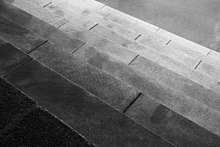
#> input picture images/gray_image.jpg, 220 x 147 px
$ jupyter execute 13.ipynb   (shell and % lines are left out)
#> lines starting #> are read from the running program, lines starting #| are printed output that depends on the picture; after the words box and inside, x2 and y2 are one past the last pixel; in counts of white or black regions, pixels touching at a corner belong together
<a href="https://colab.research.google.com/github/Cl8D/Python-Data-Analysis-Image-Processing/blob/main/13.ipynb" target="_parent"></a>

# **13강. OpenCV Contours**

[cell 1]
%cd ./drive/MyDrive/Python_Data_Analysis_Image_Processing/images

[cell 2]
import cv2
import matplotlib.pyplot as plt

image = cv2.imread('gray_image.jpg')
#> image is the input picture: shape (147, 220, 3); min 0, max 255, mean 108.3
image_gray = cv2.cvtColor(image, cv2.COLOR_BGR2GRAY)
ret, thresh = cv2.threshold(image_gray, 127, 255, 0) #threshold 적용하기
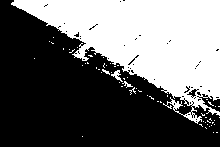
#> thresh: shape (147, 220); 40.9% white; 61 white regions (57 under 20 px), largest, box (x1, y1, x2, y2) and area: (11, 0, 220, 124) 12981, (111, 70, 123, 82) 57, (122, 81, 133, 88) 28, (102, 69, 110, 75) 21
#127보다 큰 값들은 255로, 그렇지 않은 값들은 0으로.

plt.imshow(cv2.cvtColor(thresh, cv2.COLOR_GRAY2RGB))
plt.show()

# Hierarchy를 포함하여 모든 Contour 찾기
#[0]을 해야 모든 Contour들에 대해 나옴(모든 외곽에 대한 정보)
contours = cv2.findContours(thresh, cv2.RETR_TREE, cv2.CHAIN_APPROX_SIMPLE)[0]
#> contours = 140 contours, 134 with area under 20; largest, box (x1, y1, x2, y2) and area: (11, 0, 220, 124) 12767, (186, 88, 198, 98) 50, (111, 70, 123, 82) 40, (183, 85, 191, 94) 22, (127, 57, 136, 66) 20, (73, 31, 80, 38) 20
#-1이기 때문에 모든 Contour들을 출력했다고 볼 수 있음
image = cv2.drawContours(image, contours, -1, (0, 255, 0), 4)

plt.imshow(cv2.cvtColor(image, cv2.COLOR_BGR2RGB))
plt.show()

[cell 3]
import cv2
import matplotlib.pyplot as plt

image = cv2.imread('gray_image.jpg')
image_gray = cv2.cvtColor(image, cv2.COLOR_BGR2GRAY)
ret, thresh = cv2.threshold(image_gray, 127, 255, 0)

plt.imshow(cv2.cvtColor(thresh, cv2.COLOR_GRAY2RGB))
plt.show()

contours = cv2.findContours(thresh, cv2.RETR_EXTERNAL, cv2.CHAIN_APPROX_SIMPLE)[0]
#> contours = 61 contours, 59 with area under 20; largest, box (x1, y1, x2, y2) and area: (11, 0, 220, 124) 12767, (111, 70, 123, 82) 40
image = cv2.drawContours(image, contours, -1, (0, 255, 0), 4)
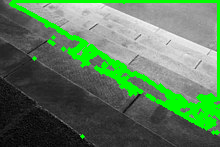
#> image: shape (147, 220, 3); mean B, G, R 91.1, 123.6, 91.1

plt.imshow(cv2.cvtColor(image, cv2.COLOR_BGR2RGB))
plt.show()
